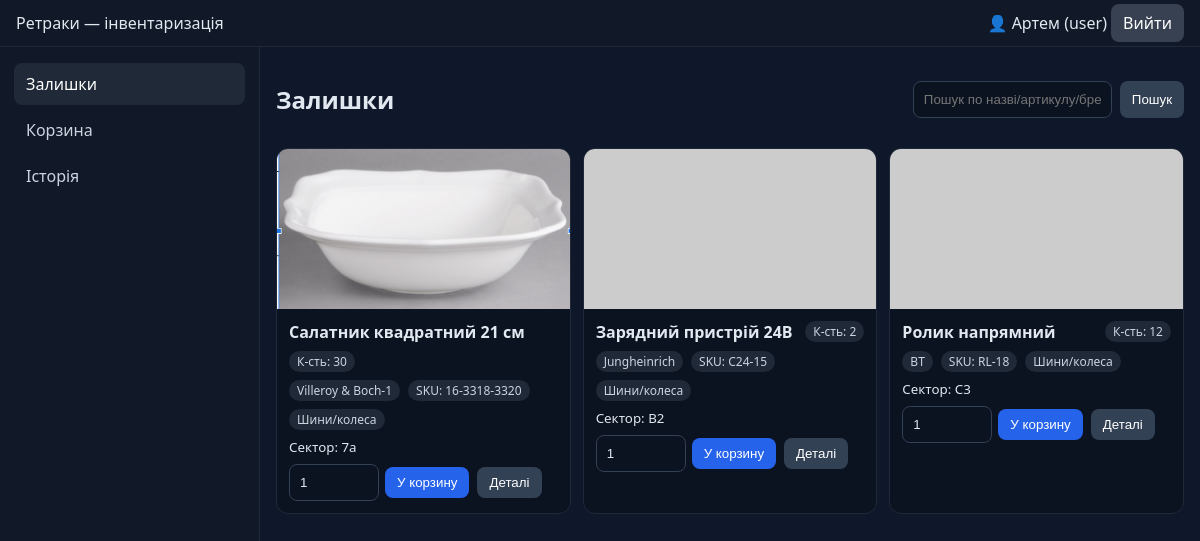
The app's page /dashboard.php (signed in) with its own data.
### tables this page shows
CREATE TABLE items (
        id INTEGER PRIMARY KEY AUTOINCREMENT,
        name TEXT NOT NULL,
        brand TEXT,
        sku TEXT,
        sector TEXT,
        notes TEXT,
        qty INTEGER NOT NULL DEFAULT 0,
        photo TEXT, -- шлях до файлу у /uploads/items
        created_at TEXT DEFAULT CURRENT_TIMESTAMP
    , deleted_at TEXT DEFAULT NULL, category_id INTEGER DEFAULT NULL);

CREATE TABLE categories (
            id INTEGER PRIMARY KEY AUTOINCREMENT,
            name TEXT NOT NULL UNIQUE,
            created_at TEXT DEFAULT CURRENT_TIMESTAMP
        );

### pages/inventory.php (the view, shortened to what this page needs)
<?php
$db = db();
$q = trim($_GET['q'] ?? '');
$sql = "SELECT i.*, c.name AS category_name
          FROM items i
     LEFT JOIN categories c ON c.id = i.category_id
         WHERE i.deleted_at IS NULL";
$params = [];
$sql .= " ORDER BY i.created_at DESC";
$st = $db->prepare($sql);
$st->execute($params);
$items = $st->fetchAll();
?>
<div class="row" style="justify-content:space-between;align-items:center;margin-bottom:12px">
  <h2>Залишки</h2>
  <form method="get" action="/pages/inventory.php" style="display:flex;gap:8px">
    <input type="text" name="q" value="<?= htmlspecialchars($q) ?>" placeholder="Пошук по назві/артикулу/бренду/сектору/категорії...">
    <button class="btn secondary">Пошук</button>
  </form>
</div>
<div class="grid">
<?php foreach ($items as $it): ?>
  <div class="card">
    <?php if ($it['photo']): ?>
      <img src="<?= htmlspecialchars($it['photo']) ?>" alt="Фото товару">
    <?php else: ?>
      <img src="https://placehold.co/600x400?text=No+Photo" alt="Фото товару">
    <?php endif; ?>
    <div class="body">
      <div class="row" style="justify-content:space-between">
        <strong><?= htmlspecialchars($it['name']) ?></strong>
        <span class="badge">К-сть: <?= (int)$it['qty'] ?></span>
      </div>
      <div class="row">
        <span class="badge"><?= htmlspecialchars($it['brand'] ?: '—') ?></span>
        <span class="badge">SKU: <?= htmlspecialchars($it['sku'] ?: '—') ?></span>
        <span class="badge"><?= htmlspecialchars($it['category_name'] ?: 'Без категорії') ?></span>
      </div>
      <small>Сектор: <?= htmlspecialchars($it['sector'] ?: '—') ?></small>
      <div class="row">
        <form method="post" action="/logic/cart_logic.php" style="display:flex;gap:6px;align-items:center">
          <input type="number" name="qty" min="1" max="<?= max(1,(int)$it['qty']) ?>" value="1" style="width:90px">
          <button class="btn" type="submit">У корзину</button>
        </form>
        <form method="get" action="/pages/item.php">
          <button class="btn secondary" type="submit">Деталі</button>
        </form>
      </div>
    </div>
  </div>
<?php endforeach; ?>
</div>

### dashboard.php (shortened to what this page needs)
<?php
$user = $_SESSION['user'];
?>
<!doctype html>
<html lang="uk">
<head>
  <link rel="stylesheet" href="/assets/css/style.css">
</head>
<body>
  <header class="topbar">
    <div>Ретраки — інвентаризація</div>
    <div class="topbar-right">
      <span class="user">👤 <?= htmlspecialchars($user['name']) ?> (<?= htmlspecialchars($user['role']) ?>)</span>
      <a class="btn" href="/auth/logout.php">Вийти</a>
    </div>
  </header>
  <div class="layout">
    <aside class="sidebar">
      <nav>
        <a href="#" data-page="inventory" class="nav-link active">Залишки</a>
        <a href="#" data-page="cart" class="nav-link">Корзина</a>
        <a href="#" data-page="history" class="nav-link">Історія</a>
      </nav>
    </aside>
    <main id="content" class="content">
      <?php include __DIR__ . '/pages/inventory.php'; ?>
    </main>
  </div>
</body>
</html>

### assets/css/style.css (style rules this page uses)
* { box-sizing:border-box }
body { margin:0;font-family:system-ui,Segoe UI,Arial,sans-serif;background:#0f172a;color:#e2e8f0 }
a { color:inherit;text-decoration:none }
.topbar { display:flex;justify-content:space-between;align-items:center;padding:12px 16px;background:#111827;border-bottom:1px solid #1f2937 }
.topbar .btn { background:#374151;padding:8px 12px;border-radius:8px }
.layout { display:flex;min-height:calc(100vh - 54px) }
.sidebar { width:260px;min-width:220px;background:#111827;border-right:1px solid #1f2937;padding:12px 8px }
.sidebar .nav-link { display:block;padding:10px 12px;border-radius:8px;margin:4px 6px;color:#cbd5e1 }
.sidebar .nav-link.active,.sidebar .nav-link:hover { background:#1f2937;color:#fff }
.content { flex:1;padding:16px }
.grid { display:grid;grid-template-columns:repeat(auto-fill,minmax(260px,1fr));gap:12px }
.card { background:#0b1220;border:1px solid #1f2937;border-radius:12px;overflow:hidden;display:flex;flex-direction:column }
.card img { width:100%;height:160px;object-fit:cover;background:#0a0f1e }
.card .body { padding:12px;display:flex;flex-direction:column;gap:8px }
.badge { background:#1f2937;color:#cbd5e1;padding:2px 8px;border-radius:999px;font-size:12px;display:inline-block }
.row { display:flex;gap:8px;align-items:center;flex-wrap:wrap }
.btn { background:#2563eb;border:none;padding:8px 12px;border-radius:8px;color:#fff;cursor:pointer }
.btn.secondary { background:#334155 }
input,select,textarea { width:100%;padding:10px;border-radius:8px;border:1px solid #334155;background:#0b1220;color:#e2e8f0 }

### records on screen
items: photo (picture), name "Салатник квадратний 21 см", qty "30", brand "Villeroy & Boch-1", sku "16-3318-3320", category.name "Шини/колеса", sector "7а"
items: name "Зарядний пристрій 24В", qty "2", brand "Jungheinrich", sku "C24-15", category.name "Шини/колеса", sector "B2"
items: name "Ролик напрямний", qty "12", brand "BT", sku "RL-18", category.name "Шини/колеса", sector "C3"

### other values on screen
$user['name'] "Артем"
$user['role'] "user"
